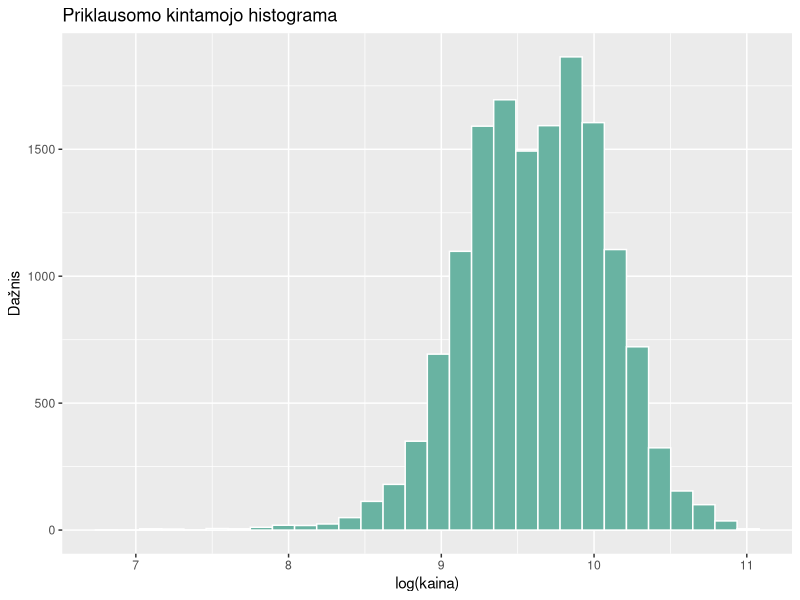
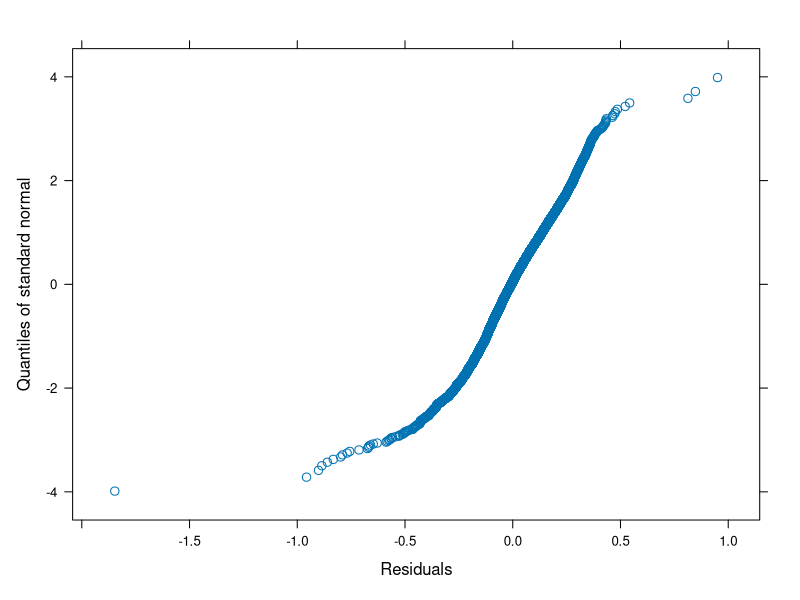
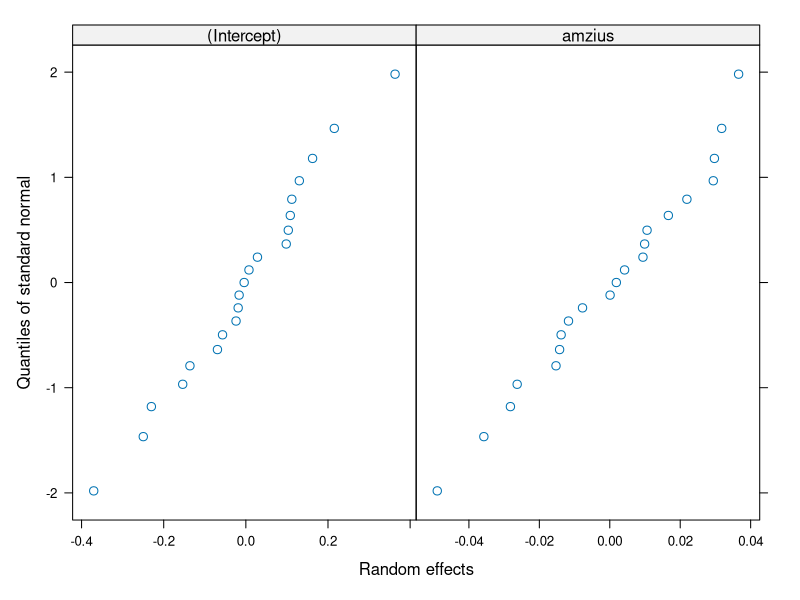
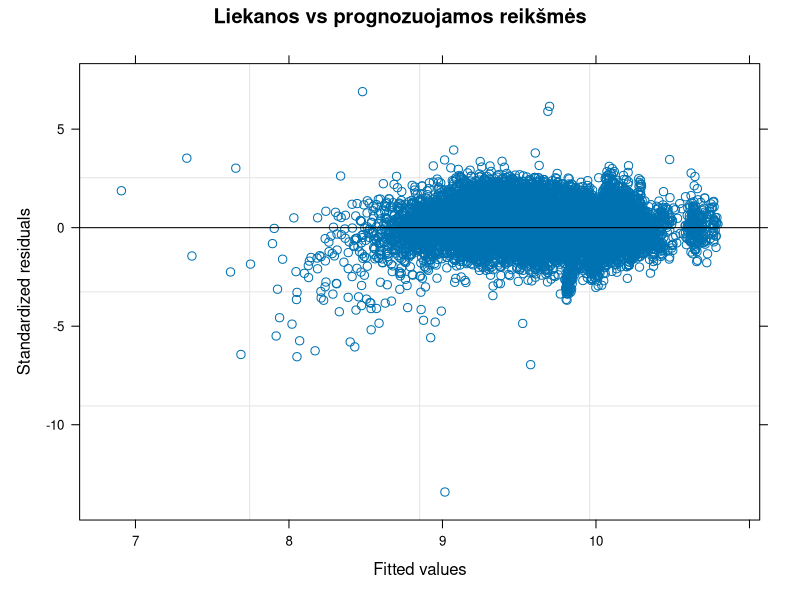
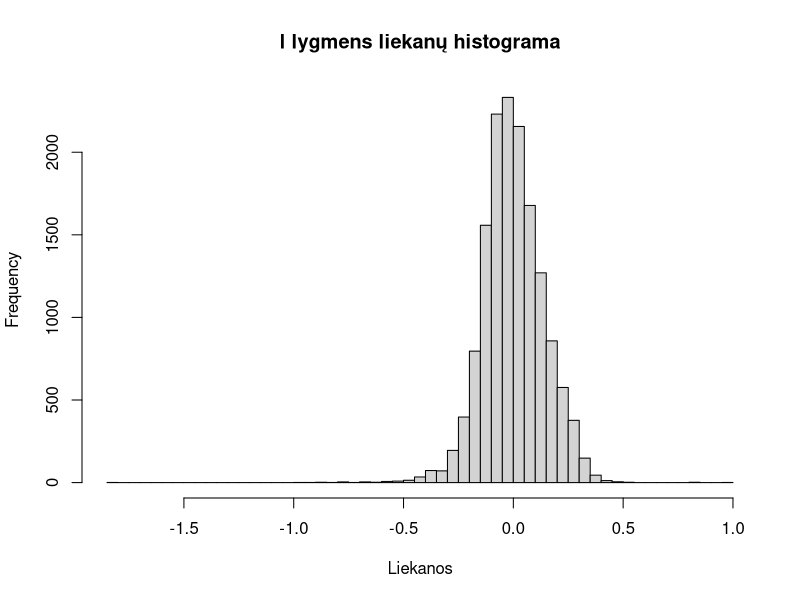

Generate these figures, in order, with R:
## ---- chunk 1
knitr::opts_chunk$set(echo = TRUE, warning = FALSE, message = FALSE)
## ---- chunk 2
library(nlme)      # lme() – hierarchiniai tiesiniai modeliai (kaip paskaitos pavyzdyje)
library(ggplot2)   # priklausomo kintamojo histograma
## ---- chunk 3
duom <- read.csv("vw.csv")
duom$model <- trimws(duom$model)                         # pavadinimų priekyje yra tarpas

duom <- subset(duom, fuelType %in% c("Petrol", "Diesel"))   # tik benzininiai ir dyzeliniai
duom <- subset(duom, engineSize > 0)                        # variklio tūris 0 – klaida
duom <- subset(duom, mpg >= 20 & mpg <= 100)                # neįtikėtinos sąnaudų reikšmės
duom <- duom[duom$model %in% names(which(table(duom$model) >= 30)), ]  # modeliai su >= 30 automobilių
duom$model <- factor(duom$model)

duom$lkaina <- log(duom$price)        # priklausomas kintamasis – kainos logaritmas
duom$amzius <- 2020 - duom$year       # amžius metais (duomenys surinkti 2020 m.)
duom$rida   <- duom$mileage / 1000    # rida, tūkst. mylių
duom$vid_variklis <- ave(duom$engineSize, duom$model)   # II lygmens kintamasis: modelio vidutinis variklio tūris

nrow(duom)            # stebėjimų skaičius
nlevels(duom$model)   # II lygmens aibių (modelių) skaičius
sort(table(duom$model))
## ---- chunk 4
ggplot(duom, aes(x = lkaina)) +
  geom_histogram(bins = 30, fill = "#69b3a2", color = "white") +
  labs(title = "Priklausomo kintamojo histograma", x = "log(kaina)", y = "Dažnis")
set.seed(2026)
shapiro.test(sample(duom$lkaina, 5000))   # shapiro.test leidžia iki 5000 stebėjimų – atsitiktinė imtis
## ---- chunk 5
model.0 <- lme(lkaina ~ 1, random = ~ 1 | model, data = duom)   # REML
summary(model.0)
VarCorr(model.0)
tau00 <- as.numeric(VarCorr(model.0)[1, "Variance"])
sigma2_0 <- model.0$sigma^2
ICC <- tau00 / (tau00 + sigma2_0)
ICC
intervals(model.0)    # PI dispersijų st. nuokrypiams (ar tau00 > 0, sigma^2 > 0)
## ---- chunk 6
round(cor(duom[, c("amzius", "rida", "mpg")]), 3)
## ---- chunk 7
duom$transmission <- factor(duom$transmission)   # Automatic, Manual, Semi-Auto
duom$fuelType <- factor(duom$fuelType)           # Diesel, Petrol
table(duom$transmission); table(duom$fuelType)

ctrl <- lmeControl(opt = "optim", maxIter = 200, msMaxIter = 200)
model.1 <- lme(lkaina ~ 1 + vid_variklis + amzius + rida + mpg + transmission + fuelType,
               random = ~ 1 + amzius | model, data = duom, control = ctrl)   # REML
summary(model.1)        # fiksuoti parametrai (Fixed effects) ir st. nuokrypiai (Random effects)
VarCorr(model.1)        # dispersijos: tau00, tau11, sigma^2

model.0ml <- update(model.0, method = "ML")   # modelių palyginimui – ML įverčiai
model.1ml <- update(model.1, method = "ML")

# Ar reikalingas atsitiktinis amžiaus nuolydis?
model.1a <- lme(lkaina ~ 1 + vid_variklis + amzius + rida + mpg + transmission + fuelType,
                random = ~ 1 | model, data = duom, method = "ML", control = ctrl)
anova(model.1ml, model.1a)
## ---- chunk 8
model.2ml <- update(model.1ml, . ~ . + vid_variklis:amzius)
summary(model.2ml)$tTable
anova(model.1ml, model.2ml)
## ---- chunk 9
model.3ml <- update(model.1ml, . ~ . + vid_variklis:rida)
summary(model.3ml)$tTable
anova(model.1ml, model.3ml)
## ---- chunk 10
summary(model.1)       # fiksuoti parametrai ir st. nuokrypiai
VarCorr(model.1)       # dispersijos: tau00, tau11, sigma^2

sigma2_1 <- model.1$sigma^2
(sigma2_0 - sigma2_1) / sigma2_0              # I lygmens dispersijos sąlyginis pokytis
anova(model.1ml, model.0ml)                   # AIC ir tikėtinumo santykio testas (ML)
AIC(model.0ml) - AIC(model.1ml)               # Akaikės indekso pokytis
## ---- chunk 11
qqnorm(model.1, ~ resid(.))      # I lygmens liekanos e
qqnorm(model.1, ~ ranef(.))      # II lygmens u0 ir u1
plot(model.1, resid(., type = "pearson") ~ fitted(.), abline = 0,
     main = "Liekanos vs prognozuojamos reikšmės")   # homoskedastiškumas
hist(resid(model.1), breaks = 80, main = "I lygmens liekanų histograma", xlab = "Liekanos")
mean(abs(resid(model.1, type = "pearson")) > 3)   # dalis liekanų, didesnių nei 3 st. nuokrypiai
round(ranef(model.1), 3)                          # kiekvieno modelio u0 ir u1
## ---- chunk 12
vv_golf <- unique(duom$vid_variklis[duom$model == "Golf"])   # Golf vidutinis variklio tūris
naujas_golf <- data.frame(model = factor("Golf", levels = levels(duom$model)),
                          vid_variklis = vv_golf, amzius = 3, rida = 30, mpg = 55,
                          transmission = factor("Manual", levels = levels(duom$transmission)),
                          fuelType = factor("Petrol", levels = levels(duom$fuelType)))
exp(predict(model.1, naujas_golf, level = 0))   # pagal fiksuotą dalį (level = 0), £
exp(predict(model.1, naujas_golf, level = 1))   # su Golf atsitiktiniais efektais (level = 1), £
